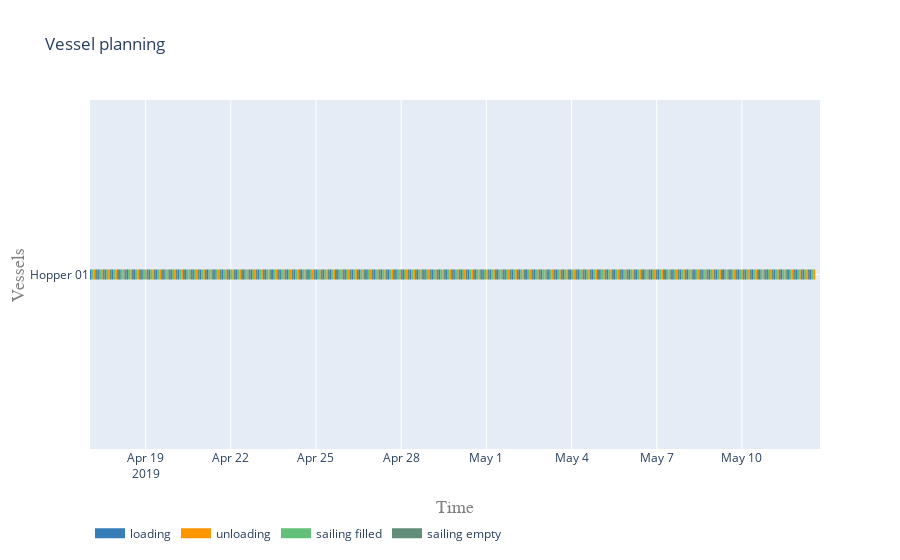

Here is the notebook cell this chart was saved with:
### Markdown cell above
#### Vessel planning

### Code cell
vessels = [hopper]

activities = ['loading', 'unloading', 'sailing filled', 'sailing empty']
colors = {0:'rgb(55,126,184)', 1:'rgb(255,150,0)', 2:'rgb(98, 192, 122)', 3:'rgb(98, 141, 122)'}

plot.vessel_planning(vessels, activities, colors)

### Figure 1 — Plotly figure (JSON) as saved in the notebook; plotly's stock layout.template omitted (floating-point values rounded to 4 significant figures; data arrays with more than 128 entries replaced by an {"elided": "..."} marker saying what was removed)
{"data": [{"connectgaps": false, "hoverinfo": "y+name", "line": {"color": "rgb(55,126,184)", "width": 10}, "mode": "lines", "name": "loading", "type": "scatter", "x": {"elided": "500 str values"}, "y": {"elided": "500 str values"}}, {"connectgaps": false, "hoverinfo": "y+name", "line": {"color": "rgb(255,150,0)", "width": 10}, "mode": "lines", "name": "unloading", "type": "scatter", "x": {"elided": "500 str values"}, "y": {"elided": "500 str values"}}, {"connectgaps": false, "hoverinfo": "y+name", "line": {"color": "rgb(98, 192, 122)", "width": 10}, "mode": "lines", "name": "sailing filled", "type": "scatter", "x": {"elided": "500 str values"}, "y": {"elided": "500 str values"}}, {"connectgaps": false, "hoverinfo": "y+name", "line": {"color": "rgb(98, 141, 122)", "width": 10}, "mode": "lines", "name": "sailing empty", "type": "scatter", "x": {"elided": "495 str values"}, "y": {"elided": "495 str values"}}], "layout": {"hovermode": "closest", "legend": {"orientation": "h", "x": 0, "y": -0.2}, "title": {"text": "Vessel planning"}, "xaxis": {"range": ["2019-04-17T01:00:00", "2019-05-12T18:02:41.733079"], "title": {"font": {"color": "#7f7f7f", "family": "Courier New, monospace", "size": 18}, "text": "Time"}}, "yaxis": {"title": {"font": {"color": "#7f7f7f", "family": "Courier New, monospace", "size": 18}, "text": "Vessels"}}}}
